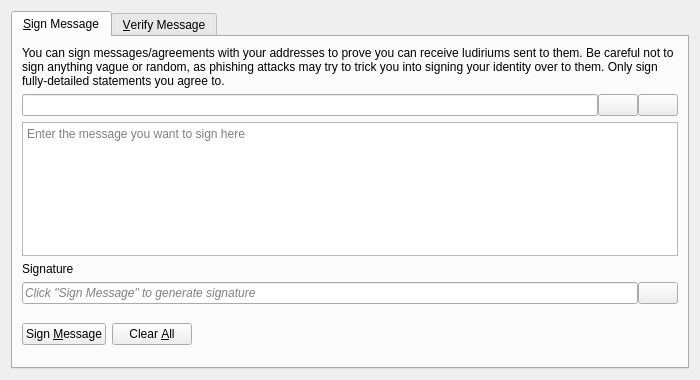
<?xml version="1.0" encoding="UTF-8"?>
<ui version="4.0">
 <class>SignVerifyMessageDialog</class>
 <widget class="QDialog" name="SignVerifyMessageDialog">
  <property name="geometry">
   <rect>
    <x>0</x>
    <y>0</y>
    <width>700</width>
    <height>380</height>
   </rect>
  </property>
  <property name="windowTitle">
   <string>Signatures - Sign / Verify a Message</string>
  </property>
  <property name="modal">
   <bool>true</bool>
  </property>
  <layout class="QVBoxLayout" name="verticalLayout">
   <item>
    <widget class="QTabWidget" name="tabWidget">
     <property name="currentIndex">
      <number>0</number>
     </property>
     <widget class="QWidget" name="tabSignMessage">
      <attribute name="title">
       <string>&amp;Sign Message</string>
      </attribute>
      <layout class="QVBoxLayout" name="verticalLayout_SM">
       <item>
        <widget class="QLabel" name="infoLabel_SM">
         <property name="text">
          <string>You can sign messages/agreements with your addresses to prove you can receive ludiriums sent to them. Be careful not to sign anything vague or random, as phishing attacks may try to trick you into signing your identity over to them. Only sign fully-detailed statements you agree to.</string>
         </property>
         <property name="textFormat">
          <enum>Qt::PlainText</enum>
         </property>
         <property name="wordWrap">
          <bool>true</bool>
         </property>
        </widget>
       </item>
       <item>
        <layout class="QHBoxLayout" name="horizontalLayout_1_SM">
         <property name="spacing">
          <number>0</number>
         </property>
         <item>
          <widget class="QValidatedLineEdit" name="addressIn_SM">
           <property name="toolTip">
            <string>The Ludirium address to sign the message with</string>
           </property>
          </widget>
         </item>
         <item>
          <widget class="QPushButton" name="addressBookButton_SM">
           <property name="toolTip">
            <string>Choose previously used address</string>
           </property>
           <property name="text">
            <string/>
           </property>
           <property name="icon">
            <iconset resource="../ludirium.qrc">
             <normaloff>:/icons/address-book</normaloff>:/icons/address-book</iconset>
           </property>
           <property name="shortcut">
            <string>Alt+A</string>
           </property>
           <property name="autoDefault">
            <bool>false</bool>
           </property>
          </widget>
         </item>
         <item>
          <widget class="QPushButton" name="pasteButton_SM">
           <property name="toolTip">
            <string>Paste address from clipboard</string>
           </property>
           <property name="text">
            <string/>
           </property>
           <property name="icon">
            <iconset resource="../ludirium.qrc">
             <normaloff>:/icons/editpaste</normaloff>:/icons/editpaste</iconset>
           </property>
           <property name="shortcut">
            <string>Alt+P</string>
           </property>
           <property name="autoDefault">
            <bool>false</bool>
           </property>
          </widget>
         </item>
        </layout>
       </item>
       <item>
        <widget class="QPlainTextEdit" name="messageIn_SM">
         <property name="toolTip">
          <string>Enter the message you want to sign here</string>
         </property>
         <property name="placeholderText">
          <string>Enter the message you want to sign here</string>
         </property>
        </widget>
       </item>
       <item>
        <widget class="QLabel" name="signatureLabel_SM">
         <property name="text">
          <string>Signature</string>
         </property>
         <property name="textFormat">
          <enum>Qt::PlainText</enum>
         </property>
        </widget>
       </item>
       <item>
        <layout class="QHBoxLayout" name="horizontalLayout_2_SM">
         <property name="spacing">
          <number>0</number>
         </property>
         <item>
          <widget class="QLineEdit" name="signatureOut_SM">
           <property name="placeholderText">
            <string>Click "Sign Message" to generate signature</string>
           </property>
           <property name="font">
            <font>
             <italic>true</italic>
            </font>
           </property>
           <property name="readOnly">
            <bool>true</bool>
           </property>
          </widget>
         </item>
         <item>
          <widget class="QPushButton" name="copySignatureButton_SM">
           <property name="toolTip">
            <string>Copy the current signature to the system clipboard</string>
           </property>
           <property name="text">
            <string/>
           </property>
           <property name="icon">
            <iconset resource="../ludirium.qrc">
             <normaloff>:/icons/editcopy</normaloff>:/icons/editcopy</iconset>
           </property>
           <property name="autoDefault">
            <bool>false</bool>
           </property>
          </widget>
         </item>
        </layout>
       </item>
       <item>
        <layout class="QHBoxLayout" name="horizontalLayout_3_SM">
         <item>
          <widget class="QPushButton" name="signMessageButton_SM">
           <property name="toolTip">
            <string>Sign the message to prove you own this Ludirium address</string>
           </property>
           <property name="text">
            <string>Sign &amp;Message</string>
           </property>
           <property name="icon">
            <iconset resource="../ludirium.qrc">
             <normaloff>:/icons/edit</normaloff>:/icons/edit</iconset>
           </property>
           <property name="autoDefault">
            <bool>false</bool>
           </property>
          </widget>
         </item>
         <item>
          <widget class="QPushButton" name="clearButton_SM">
           <property name="toolTip">
            <string>Reset all sign message fields</string>
           </property>
           <property name="text">
            <string>Clear &amp;All</string>
           </property>
           <property name="icon">
            <iconset resource="../ludirium.qrc">
             <normaloff>:/icons/remove</normaloff>:/icons/remove</iconset>
           </property>
           <property name="autoDefault">
            <bool>false</bool>
           </property>
          </widget>
         </item>
         <item>
          <spacer name="horizontalSpacer_1_SM">
           <property name="orientation">
            <enum>Qt::Horizontal</enum>
           </property>
           <property name="sizeHint" stdset="0">
            <size>
             <width>40</width>
             <height>48</height>
            </size>
           </property>
          </spacer>
         </item>
         <item>
          <widget class="QLabel" name="statusLabel_SM">
           <property name="font">
            <font>
             <weight>75</weight>
             <bold>true</bold>
            </font>
           </property>
           <property name="text">
            <string/>
           </property>
           <property name="wordWrap">
            <bool>true</bool>
           </property>
          </widget>
         </item>
         <item>
          <spacer name="horizontalSpacer_2_SM">
           <property name="orientation">
            <enum>Qt::Horizontal</enum>
           </property>
           <property name="sizeHint" stdset="0">
            <size>
             <width>40</width>
             <height>48</height>
            </size>
           </property>
          </spacer>
         </item>
        </layout>
       </item>
      </layout>
     </widget>
     <widget class="QWidget" name="tabVerifyMessage">
      <attribute name="title">
       <string>&amp;Verify Message</string>
      </attribute>
      <layout class="QVBoxLayout" name="verticalLayout_VM">
       <item>
        <widget class="QLabel" name="infoLabel_VM">
         <property name="text">
          <string>Enter the receiver's address, message (ensure you copy line breaks, spaces, tabs, etc. exactly) and signature below to verify the message. Be careful not to read more into the signature than what is in the signed message itself, to avoid being tricked by a man-in-the-middle attack. Note that this only proves the signing party receives with the address, it cannot prove sendership of any transaction!</string>
         </property>
         <property name="textFormat">
          <enum>Qt::PlainText</enum>
         </property>
         <property name="alignment">
          <set>Qt::AlignLeading|Qt::AlignLeft|Qt::AlignTop</set>
         </property>
         <property name="wordWrap">
          <bool>true</bool>
         </property>
        </widget>
       </item>
       <item>
        <layout class="QHBoxLayout" name="horizontalLayout_1_VM">
         <property name="spacing">
          <number>0</number>
         </property>
         <item>
          <widget class="QValidatedLineEdit" name="addressIn_VM">
           <property name="toolTip">
            <string>The Ludirium address the message was signed with</string>
           </property>
          </widget>
         </item>
         <item>
          <widget class="QPushButton" name="addressBookButton_VM">
           <property name="toolTip">
            <string>Choose previously used address</string>
           </property>
           <property name="text">
            <string/>
           </property>
           <property name="icon">
            <iconset resource="../ludirium.qrc">
             <normaloff>:/icons/address-book</normaloff>:/icons/address-book</iconset>
           </property>
           <property name="shortcut">
            <string>Alt+A</string>
           </property>
           <property name="autoDefault">
            <bool>false</bool>
           </property>
          </widget>
         </item>
        </layout>
       </item>
       <item>
        <widget class="QPlainTextEdit" name="messageIn_VM">
          <property name="toolTip">
            <string>The signed message to verify</string>
          </property>
          <property name="placeholderText">
            <string>The signed message to verify</string>
          </property>
        </widget>
       </item>
       <item>
        <widget class="QValidatedLineEdit" name="signatureIn_VM">
          <property name="toolTip">
            <string>The signature given when the message was signed</string>
          </property>
          <property name="placeholderText">
            <string>The signature given when the message was signed</string>
          </property>
        </widget>
       </item>
       <item>
        <layout class="QHBoxLayout" name="horizontalLayout_2_VM">
         <item>
          <widget class="QPushButton" name="verifyMessageButton_VM">
           <property name="toolTip">
            <string>Verify the message to ensure it was signed with the specified Ludirium address</string>
           </property>
           <property name="text">
            <string>Verify &amp;Message</string>
           </property>
           <property name="icon">
            <iconset resource="../ludirium.qrc">
             <normaloff>:/icons/transaction_0</normaloff>:/icons/transaction_0</iconset>
           </property>
           <property name="autoDefault">
            <bool>false</bool>
           </property>
          </widget>
         </item>
         <item>
          <widget class="QPushButton" name="clearButton_VM">
           <property name="toolTip">
            <string>Reset all verify message fields</string>
           </property>
           <property name="text">
            <string>Clear &amp;All</string>
           </property>
           <property name="icon">
            <iconset resource="../ludirium.qrc">
             <normaloff>:/icons/remove</normaloff>:/icons/remove</iconset>
           </property>
           <property name="autoDefault">
            <bool>false</bool>
           </property>
          </widget>
         </item>
         <item>
          <spacer name="horizontalSpacer_1_VM">
           <property name="orientation">
            <enum>Qt::Horizontal</enum>
           </property>
           <property name="sizeHint" stdset="0">
            <size>
             <width>40</width>
             <height>48</height>
            </size>
           </property>
          </spacer>
         </item>
         <item>
          <widget class="QLabel" name="statusLabel_VM">
           <property name="font">
            <font>
             <weight>75</weight>
             <bold>true</bold>
            </font>
           </property>
           <property name="text">
            <string/>
           </property>
           <property name="wordWrap">
            <bool>true</bool>
           </property>
          </widget>
         </item>
         <item>
          <spacer name="horizontalSpacer_2_VM">
           <property name="orientation">
            <enum>Qt::Horizontal</enum>
           </property>
           <property name="sizeHint" stdset="0">
            <size>
             <width>40</width>
             <height>48</height>
            </size>
           </property>
          </spacer>
         </item>
        </layout>
       </item>
      </layout>
     </widget>
    </widget>
   </item>
  </layout>
 </widget>
 <customwidgets>
  <customwidget>
   <class>QValidatedLineEdit</class>
   <extends>QLineEdit</extends>
   <header>qt/qvalidatedlineedit.h</header>
  </customwidget>
 </customwidgets>
 <resources>
  <include location="../ludirium.qrc"/>
 </resources>
 <connections/>
</ui>
